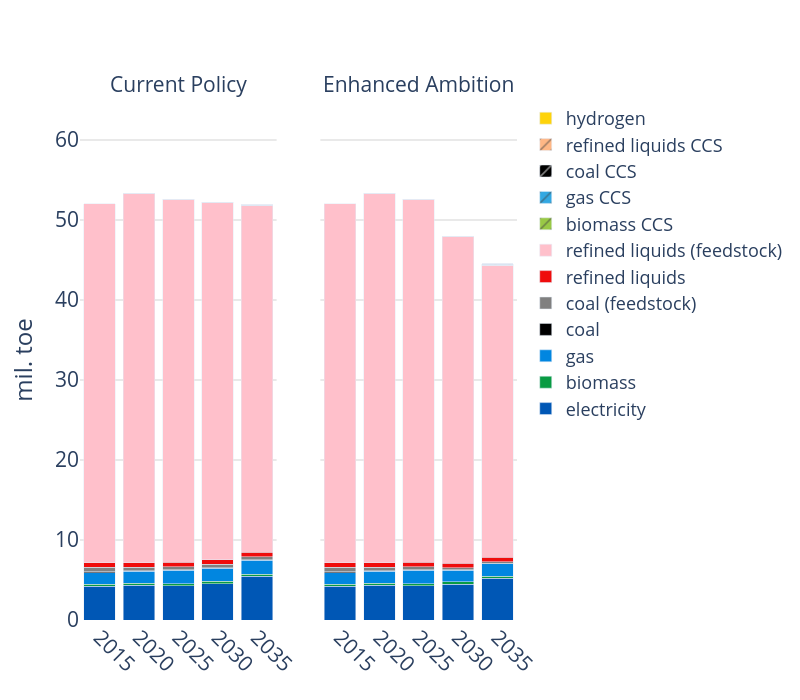

Notebook source saved alongside this figure:
### Code cell
years = list(range(2015, 2051, 5))

# Create subplots with secondary y-axes
fig = make_subplots(
    rows=1, cols=2,
    shared_yaxes=True,
    shared_xaxes=True,
    subplot_titles=("Current Policy", "Enhanced Ambition")
)

# Add traces from fig1
for tr in fig1.data:
    tr.showlegend = False  # Show legend

    # Apply color and pattern if available
    if tr.name in fuel_colors:
        tr.marker.color = fuel_colors[tr.name]
        pattern = fuel_patterns.get(tr.name)
        if pattern:
            tr.marker.pattern = dict(shape=pattern)

    fig.add_trace(tr, row=1, col=1)

for tr in fig2.data:
    if tr.name in fuel_colors:
        tr.marker.color = fuel_colors[tr.name]
        pattern = fuel_patterns.get(tr.name)
        if pattern:
            tr.marker.pattern = dict(shape=pattern)

    fig.add_trace(tr, row=1, col=2, secondary_y=False)


# Layout settings
fig.update_layout(
    barmode='stack',
    plot_bgcolor='rgba(0,0,0,0)',
    width=800,
    height=700,
    title=dict(
        # text="<b>Final Energy Consumption in Chemical</b>",
        font=dict(size=24),
        x=0.5
    ),
    yaxis=dict(
        title="mil. toe",
        range=[0, 65],
        showgrid=True,
        gridcolor='lightgray',
        title_font=dict(size=24),
        tickfont=dict(size=21)
    ),
    xaxis=dict(
        tickvals=years,
        ticktext=[str(y) for y in years],
        tickangle=45,
        tickfont=dict(size=21)
    ),
    yaxis2=dict(
        range=[0, 65],
        showgrid=True,
        gridcolor='lightgray',
        tickfont=dict(size=21)
    ),
    xaxis2=dict(
        tickvals=years,
        ticktext=[str(y) for y in years],
        tickangle=45,
        tickfont=dict(size=21)
    ),
    legend=dict(
        traceorder="reversed",
        font=dict(size=18),
        x=1.02, y=1,
        borderwidth=0
    )
)

# Apply font size to annotations (if any)
fig.update_annotations(font=dict(size=21))

# Show figure
fig.show()

### Figure 1 — Plotly figure (JSON) as saved in the notebook; plotly's stock layout.template omitted (floating-point values rounded to 4 significant figures)
{"data": [{"hovertemplate": "energy=electricity<br>Year=%{x}<br>value=%{y}<extra></extra>", "legendgroup": "electricity", "marker": {"color": "#0057B5", "pattern": {"shape": ""}}, "name": "electricity", "orientation": "v", "showlegend": false, "textposition": "auto", "type": "bar", "x": [2015, 2020, 2025, 2030, 2035], "xaxis": "x", "y": [4.21, 4.338, 4.278, 4.547, 5.443], "yaxis": "y"}, {"hovertemplate": "energy=biomass<br>Year=%{x}<br>value=%{y}<extra></extra>", "legendgroup": "biomass", "marker": {"color": "#099B43", "pattern": {"shape": ""}}, "name": "biomass", "orientation": "v", "showlegend": false, "textposition": "auto", "type": "bar", "x": [2015, 2020, 2025, 2030, 2035], "xaxis": "x", "y": [0.2709, 0.2809, 0.2774, 0.2702, 0.2512], "yaxis": "y"}, {"hovertemplate": "energy=gas<br>Year=%{x}<br>value=%{y}<extra></extra>", "legendgroup": "gas", "marker": {"color": "#0186E0", "pattern": {"shape": ""}}, "name": "gas", "orientation": "v", "showlegend": false, "textposition": "auto", "type": "bar", "x": [2015, 2020, 2025, 2030, 2035], "xaxis": "x", "y": [1.454, 1.488, 1.634, 1.661, 1.769], "yaxis": "y"}, {"hovertemplate": "energy=coal<br>Year=%{x}<br>value=%{y}<extra></extra>", "legendgroup": "coal", "marker": {"color": "#000000", "pattern": {"shape": ""}}, "name": "coal", "orientation": "v", "showlegend": false, "textposition": "auto", "type": "bar", "x": [2015, 2020, 2025, 2030, 2035], "xaxis": "x", "y": [0.111, 0.1136, 0.1118, 0.109, 0.106], "yaxis": "y"}, {"hovertemplate": "energy=coal (feedstock)<br>Year=%{x}<br>value=%{y}<extra></extra>", "legendgroup": "coal (feedstock)", "marker": {"color": "grey", "pattern": {"shape": ""}}, "name": "coal (feedstock)", "orientation": "v", "showlegend": false, "textposition": "auto", "type": "bar", "x": [2015, 2020, 2025, 2030, 2035], "xaxis": "x", "y": [0.5519, 0.3806, 0.3625, 0.3816, 0.3387], "yaxis": "y"}, {"hovertemplate": "energy=refined liquids<br>Year=%{x}<br>value=%{y}<extra></extra>", "legendgroup": "refined liquids", "marker": {"color": "#EF0C0C", "pattern": {"shape": ""}}, "name": "refined liquids", "orientation": "v", "showlegend": false, "textposition": "auto", "type": "bar", "x": [2015, 2020, 2025, 2030, 2035], "xaxis": "x", "y": [0.5329, 0.5496, 0.5428, 0.5312, 0.5368], "yaxis": "y"}, {"hovertemplate": "energy=refined liquids (feedstock)<br>Year=%{x}<br>value=%{y}<extra></extra>", "legendgroup": "refined liquids (feedstock)", "marker": {"color": "pink", "pattern": {"shape": ""}}, "name": "refined liquids (feedstock)", "orientation": "v", "showlegend": false, "textposition": "auto", "type": "bar", "x": [2015, 2020, 2025, 2030, 2035], "xaxis": "x", "y": [44.89, 46.22, 45.38, 44.67, 43.33], "yaxis": "y"}, {"hovertemplate": "energy=biomass CCS<br>Year=%{x}<br>value=%{y}<extra></extra>", "legendgroup": "biomass CCS", "marker": {"color": "rgb(153, 201, 69)", "pattern": {"shape": "/"}}, "name": "biomass CCS", "orientation": "v", "showlegend": false, "textposition": "auto", "type": "bar", "x": [2020, 2025, 2030, 2035], "xaxis": "x", "y": [4.458e-05, 0.0001773, 0.001483, 0.006359], "yaxis": "y"}, {"hovertemplate": "energy=gas CCS<br>Year=%{x}<br>value=%{y}<extra></extra>", "legendgroup": "gas CCS", "marker": {"color": "#33A8E2", "pattern": {"shape": "/"}}, "name": "gas CCS", "orientation": "v", "showlegend": false, "textposition": "auto", "type": "bar", "x": [2020, 2025, 2030, 2035], "xaxis": "x", "y": [0.0003603, 0.003971, 0.01809, 0.07291], "yaxis": "y"}, {"hovertemplate": "energy=coal CCS<br>Year=%{x}<br>value=%{y}<extra></extra>", "legendgroup": "coal CCS", "marker": {"color": "#000000", "pattern": {"shape": "/"}}, "name": "coal CCS", "orientation": "v", "showlegend": false, "textposition": "auto", "type": "bar", "x": [2020, 2025, 2030, 2035], "xaxis": "x", "y": [6.899e-06, 2.849e-05, 0.0002622, 0.001215], "yaxis": "y"}, {"hovertemplate": "energy=refined liquids CCS<br>Year=%{x}<br>value=%{y}<extra></extra>", "legendgroup": "refined liquids CCS", "marker": {"color": "#FFB785", "pattern": {"shape": "/"}}, "name": "refined liquids CCS", "orientation": "v", "showlegend": false, "textposition": "auto", "type": "bar", "x": [2020, 2025, 2030, 2035], "xaxis": "x", "y": [0.000243, 0.001017, 0.008244, 0.03816], "yaxis": "y"}, {"hovertemplate": "energy=hydrogen<br>Year=%{x}<br>value=%{y}<extra></extra>", "legendgroup": "hydrogen", "marker": {"color": "#FED30B", "pattern": {"shape": ""}}, "name": "hydrogen", "orientation": "v", "showlegend": false, "textposition": "auto", "type": "bar", "x": [2025, 2030, 2035], "xaxis": "x", "y": [0.005607, 0.01065, 0.02434], "yaxis": "y"}, {"hovertemplate": "energy=electricity<br>Year=%{x}<br>value=%{y}<extra></extra>", "legendgroup": "electricity", "marker": {"color": "#0057B5", "pattern": {"shape": ""}}, "name": "electricity", "orientation": "v", "showlegend": true, "textposition": "auto", "type": "bar", "x": [2015, 2020, 2025, 2030, 2035], "xaxis": "x2", "y": [4.21, 4.338, 4.277, 4.5, 5.204], "yaxis": "y2"}, {"hovertemplate": "energy=biomass<br>Year=%{x}<br>value=%{y}<extra></extra>", "legendgroup": "biomass", "marker": {"color": "#099B43", "pattern": {"shape": ""}}, "name": "biomass", "orientation": "v", "showlegend": true, "textposition": "auto", "type": "bar", "x": [2015, 2020, 2025, 2030, 2035], "xaxis": "x2", "y": [0.2709, 0.281, 0.2775, 0.2726, 0.2596], "yaxis": "y2"}, {"hovertemplate": "energy=gas<br>Year=%{x}<br>value=%{y}<extra></extra>", "legendgroup": "gas", "marker": {"color": "#0186E0", "pattern": {"shape": ""}}, "name": "gas", "orientation": "v", "showlegend": true, "textposition": "auto", "type": "bar", "x": [2015, 2020, 2025, 2030, 2035], "xaxis": "x2", "y": [1.454, 1.488, 1.634, 1.429, 1.542], "yaxis": "y2"}, {"hovertemplate": "energy=coal<br>Year=%{x}<br>value=%{y}<extra></extra>", "legendgroup": "coal", "marker": {"color": "#000000", "pattern": {"shape": ""}}, "name": "coal", "orientation": "v", "showlegend": true, "textposition": "auto", "type": "bar", "x": [2015, 2020, 2025, 2030, 2035], "xaxis": "x2", "y": [0.111, 0.1136, 0.1118, 0.1058, 0.09481], "yaxis": "y2"}, {"hovertemplate": "energy=coal (feedstock)<br>Year=%{x}<br>value=%{y}<extra></extra>", "legendgroup": "coal (feedstock)", "marker": {"color": "grey", "pattern": {"shape": ""}}, "name": "coal (feedstock)", "orientation": "v", "showlegend": true, "textposition": "auto", "type": "bar", "x": [2015, 2020, 2025, 2030, 2035], "xaxis": "x2", "y": [0.5519, 0.3806, 0.3624, 0.223, 0.1724], "yaxis": "y2"}, {"hovertemplate": "energy=refined liquids<br>Year=%{x}<br>value=%{y}<extra></extra>", "legendgroup": "refined liquids", "marker": {"color": "#EF0C0C", "pattern": {"shape": ""}}, "name": "refined liquids", "orientation": "v", "showlegend": true, "textposition": "auto", "type": "bar", "x": [2015, 2020, 2025, 2030, 2035], "xaxis": "x2", "y": [0.5329, 0.5496, 0.543, 0.5377, 0.5871], "yaxis": "y2"}, {"hovertemplate": "energy=refined liquids (feedstock)<br>Year=%{x}<br>value=%{y}<extra></extra>", "legendgroup": "refined liquids (feedstock)", "marker": {"color": "pink", "pattern": {"shape": ""}}, "name": "refined liquids (feedstock)", "orientation": "v", "showlegend": true, "textposition": "auto", "type": "bar", "x": [2015, 2020, 2025, 2030, 2035], "xaxis": "x2", "y": [44.89, 46.22, 45.38, 40.88, 36.49], "yaxis": "y2"}, {"hovertemplate": "energy=biomass CCS<br>Year=%{x}<br>value=%{y}<extra></extra>", "legendgroup": "biomass CCS", "marker": {"color": "rgb(153, 201, 69)", "pattern": {"shape": "/"}}, "name": "biomass CCS", "orientation": "v", "showlegend": true, "textposition": "auto", "type": "bar", "x": [2020, 2025, 2030, 2035], "xaxis": "x2", "y": [4.458e-05, 0.0001791, 0.002938, 0.01372], "yaxis": "y2"}, {"hovertemplate": "energy=gas CCS<br>Year=%{x}<br>value=%{y}<extra></extra>", "legendgroup": "gas CCS", "marker": {"color": "#33A8E2", "pattern": {"shape": "/"}}, "name": "gas CCS", "orientation": "v", "showlegend": true, "textposition": "auto", "type": "bar", "x": [2020, 2025, 2030, 2035], "xaxis": "x2", "y": [0.0003602, 0.003972, 0.02205, 0.1072], "yaxis": "y2"}, {"hovertemplate": "energy=coal CCS<br>Year=%{x}<br>value=%{y}<extra></extra>", "legendgroup": "coal CCS", "marker": {"color": "#000000", "pattern": {"shape": "/"}}, "name": "coal CCS", "orientation": "v", "showlegend": true, "textposition": "auto", "type": "bar", "x": [2020, 2025, 2030, 2035], "xaxis": "x2", "y": [6.897e-06, 2.877e-05, 0.0005486, 0.002851], "yaxis": "y2"}, {"hovertemplate": "energy=refined liquids CCS<br>Year=%{x}<br>value=%{y}<extra></extra>", "legendgroup": "refined liquids CCS", "marker": {"color": "#FFB785", "pattern": {"shape": "/"}}, "name": "refined liquids CCS", "orientation": "v", "showlegend": true, "textposition": "auto", "type": "bar", "x": [2020, 2025, 2030, 2035], "xaxis": "x2", "y": [0.0002429, 0.001027, 0.01226, 0.06599], "yaxis": "y2"}, {"hovertemplate": "energy=hydrogen<br>Year=%{x}<br>value=%{y}<extra></extra>", "legendgroup": "hydrogen", "marker": {"color": "#FED30B", "pattern": {"shape": ""}}, "name": "hydrogen", "orientation": "v", "showlegend": true, "textposition": "auto", "type": "bar", "x": [2025, 2030, 2035], "xaxis": "x2", "y": [0.006445, 0.004342, 0.006455], "yaxis": "y2"}], "layout": {"annotations": [{"font": {"size": 21}, "showarrow": false, "text": "Current Policy", "x": 0.225, "xanchor": "center", "xref": "paper", "y": 1, "yanchor": "bottom", "yref": "paper"}, {"font": {"size": 21}, "showarrow": false, "text": "Enhanced Ambition", "x": 0.775, "xanchor": "center", "xref": "paper", "y": 1, "yanchor": "bottom", "yref": "paper"}], "barmode": "stack", "height": 700, "legend": {"borderwidth": 0, "font": {"size": 18}, "traceorder": "reversed", "x": 1.02, "y": 1}, "plot_bgcolor": "rgba(0,0,0,0)", "title": {"font": {"size": 24}, "x": 0.5}, "width": 800, "xaxis": {"anchor": "y", "domain": [0, 0.45], "tickangle": 45, "tickfont": {"size": 21}, "ticktext": ["2015", "2020", "2025", "2030", "2035", "2040", "2045", "2050"], "tickvals": [2015, 2020, 2025, 2030, 2035, 2040, 2045, 2050]}, "xaxis2": {"anchor": "y2", "domain": [0.55, 1], "tickangle": 45, "tickfont": {"size": 21}, "ticktext": ["2015", "2020", "2025", "2030", "2035", "2040", "2045", "2050"], "tickvals": [2015, 2020, 2025, 2030, 2035, 2040, 2045, 2050]}, "yaxis": {"anchor": "x", "domain": [0, 1], "gridcolor": "lightgray", "range": [0, 65], "showgrid": true, "tickfont": {"size": 21}, "title": {"font": {"size": 24}, "text": "mil. toe"}}, "yaxis2": {"anchor": "x2", "domain": [0, 1], "gridcolor": "lightgray", "matches": "y", "range": [0, 65], "showgrid": true, "showticklabels": false, "tickfont": {"size": 21}}}}
